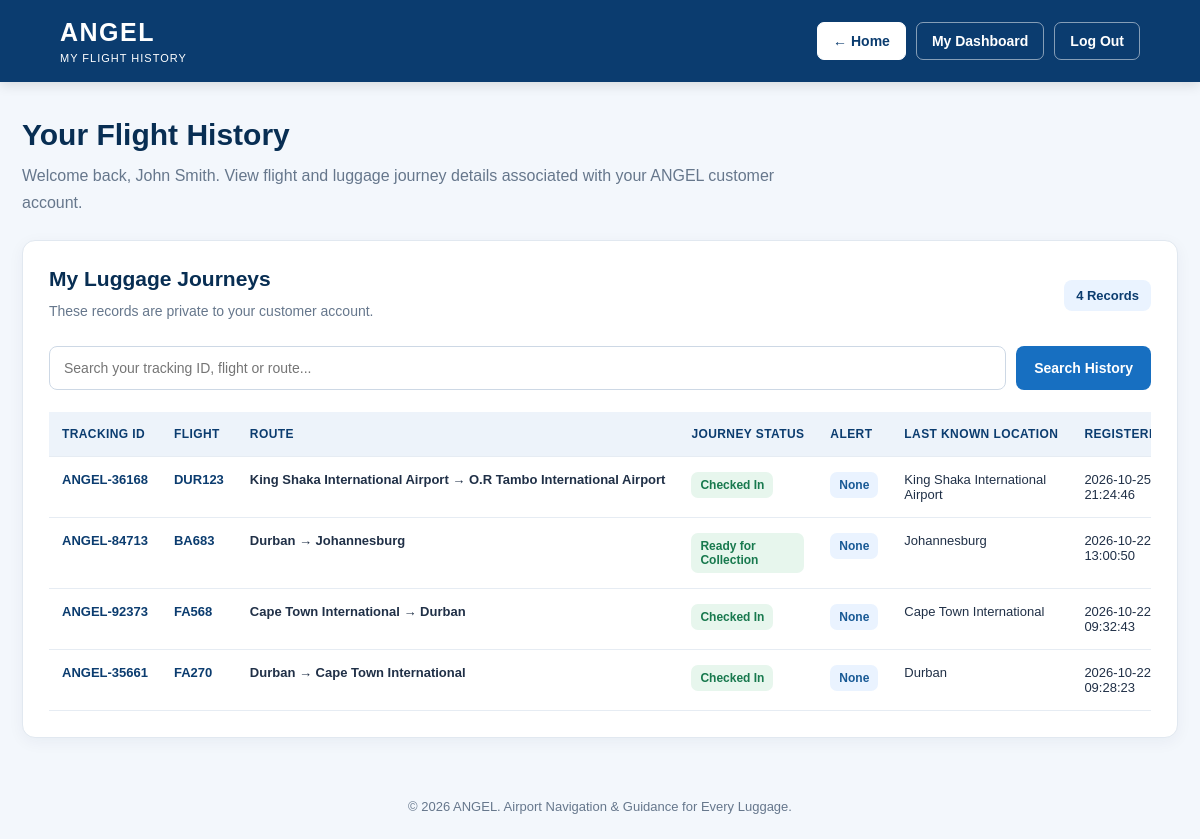
Before: /flights (signed in) with the older database file.
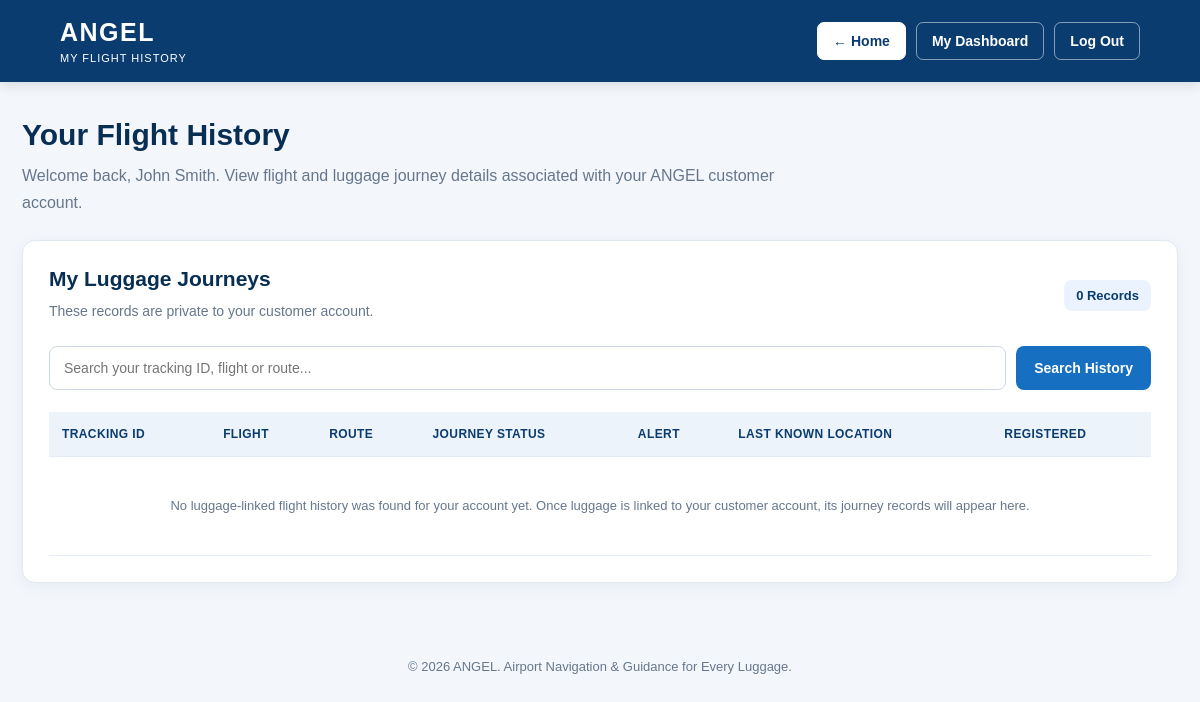
After: the same page with the newer database file.
### tables this page shows
CREATE TABLE luggage (
            id INTEGER PRIMARY KEY AUTOINCREMENT,
            tracking_id TEXT UNIQUE NOT NULL,
            passenger TEXT NOT NULL,
            flight TEXT NOT NULL,
            origin TEXT NOT NULL,
            destination TEXT NOT NULL,
            weight TEXT NOT NULL,
            status TEXT NOT NULL,
            location TEXT NOT NULL
        , journey_status TEXT, alert_status TEXT, registered_at TEXT, user_id INTEGER);

### app.py (the view, shortened to what this page needs)
@app.route("/flights")
def flights():
    search_term = request.args.get("search", "").strip()
    customer_id = session.get("user_id")
    connection = get_db()
    try:
        customer = connection.execute("""
            SELECT id, full_name, status
            FROM users
            WHERE id = ?
        """, (customer_id,)).fetchone()
        if customer is None or customer["status"] != "Active":
            session.pop("user_id", None)
            session.pop("user_name", None)
            flash("Your account is unavailable. Please log in again.")
            return redirect(url_for("user_login"))
        like_term = f"%{search_term}%"
        customer_history = connection.execute("""
            SELECT
                tracking_id,
                flight,
                origin,
                destination,
                journey_status,
                status,
                alert_status,
                location,
                registered_at
            FROM luggage
            WHERE user_id = ?
              AND (
                    ? = ''
                    OR tracking_id LIKE ?
                    OR flight LIKE ?
                    OR origin LIKE ?
                    OR destination LIKE ?
              )
            ORDER BY
                COALESCE(registered_at, '') DESC,
                id DESC
        """, (
            customer_id,
            search_term,
            like_term,
            like_term,
            like_term,
            like_term
        )).fetchall()
        customer_name = customer["full_name"]
    finally:
        connection.close()
    return render_template(
        "flights.html",
        customer_name=customer_name,
        customer_history=customer_history,
        search_term=search_term
    )

### app.py (called while the page is built)
def get_db():
    connection = sqlite3.connect(DATABASE)
    connection.row_factory = sqlite3.Row
    return connection

### templates/flights.html (shortened to what the changed rows need)
<!DOCTYPE html>
<html lang="en">
<head>
    <link rel="stylesheet" href="{{ url_for('static', filename='css/mobile-responsive.css') }}">
</head>
<body>
<main>
    {% if customer_name %}
        <section class="page-heading">
            <h1>Your Flight History</h1>
            <p>
                Welcome back, {{ customer_name }}. View flight and luggage
                journey details associated with your ANGEL customer account.
            </p>
        </section>
        <section class="panel">
            <div class="history-summary">
                <div>
                    <h2>My Luggage Journeys</h2>
                    <p class="panel-description" style="margin-bottom: 0;">
                        These records are private to your customer account.
                    </p>
                </div>
                <span class="record-count">
                    {{ customer_history|length }}
                    {% if customer_history|length == 1 %}
                        Record
                    {% else %}
                        Records
                    {% endif %}
                </span>
            </div>
            <form method="GET"
                  action="{{ url_for('flights') }}"
                  class="search-form">
                <input
                    type="search"
                    name="search"
                    value="{{ search_term }}"
                    placeholder="Search your tracking ID, flight or route..."
                    aria-label="Search your flight history"
                >
                <button type="submit" class="button">
                    Search History
                </button>
            </form>
            <div class="table-wrapper">
                <table>
                    <thead>
                        <tr>
                            <th>Tracking ID</th>
                            <th>Flight</th>
                            <th>Route</th>
                            <th>Journey Status</th>
                            <th>Alert</th>
                            <th>Last Known Location</th>
                            <th>Registered</th>
                        </tr>
                    </thead>
                    <tbody>
                        {% for record in customer_history %}
                            <tr>
                                <td>
                                    <span class="tracking-id">
                                        {{ record["tracking_id"] }}
                                    </span>
                                </td>
                                <td>
                                    <span class="flight-number">
                                        {{ record["flight"] or "Not recorded" }}
                                    </span>
                                </td>
                                <td>
                                    <span class="route">
                                        {{ record["origin"] or "Unknown" }}
                                        &rarr;
                                        {{ record["destination"] or "Unknown" }}
                                    </span>
                                </td>
                                <td>
                                    <span class="status-badge status-normal">
                                        {{ record["journey_status"] or record["status"] or "Unknown" }}
                                    </span>
                                </td>
                                <td>
                                    {% if record["alert_status"] == "Lost" %}
                                        <span class="status-badge status-danger">
                                            Lost
                                        </span>
                                    {% elif record["alert_status"] == "Delayed" %}
                                        <span class="status-badge status-warning">
                                            Delayed
                                        </span>
                                    {% else %}
                                        <span class="status-badge">
                                            None
                                        </span>
                                    {% endif %}
                                </td>
                                <td>
                                    {{ record["location"] or "Not recorded" }}
                                </td>
                                <td>
                                    {{ record["registered_at"] or "Not recorded" }}
                                </td>
                            </tr>
                        {% else %}
                            <tr>
                                <td colspan="7" class="empty-state">
                                    {% if search_term %}
                                        No flight history matches your search.
                                        Try a different tracking ID, flight number
                                        or route.
                                    {% else %}
                                        No luggage-linked flight history was
                                        found for your account yet.
                                        Once luggage is linked to your customer
                                        account, its journey records will appear here.
                                    {% endif %}
                                </td>
                            </tr>
                        {% endfor %}
                    </tbody>
                </table>
            </div>
        </section>
    {% endif %}
</main>
</body>
</html>

Changed rows visible on the page:
removed luggage: tracking_id "ANGEL-36168", flight "DUR123", origin "King Shaka International Airport", destination "O.R Tambo International Airport", journey_status "Checked In", location "King Shaka International Airport", registered_at "2026-10-25 21:24:46"
removed luggage: tracking_id "ANGEL-84713", flight "BA683", origin "Durban", destination "Johannesburg", journey_status "Ready for Collection", location "Johannesburg", registered_at "2026-10-22 13:00:50"
removed luggage: tracking_id "ANGEL-92373", flight "FA568", origin "Cape Town International", destination "Durban", journey_status "Checked In", location "Cape Town International", registered_at "2026-10-22 09:32:43"
removed luggage: tracking_id "ANGEL-35661", flight "FA270", origin "Durban", destination "Cape Town International", journey_status "Checked In", location "Durban", registered_at "2026-10-22 09:28:23"
Other visible differences:
{{ customer_history|length }}: "4" → "0"
text now shown: "No luggage-linked flight history was found for your account yet. Once luggage is linked to your customer account, its journey records will appear here."
